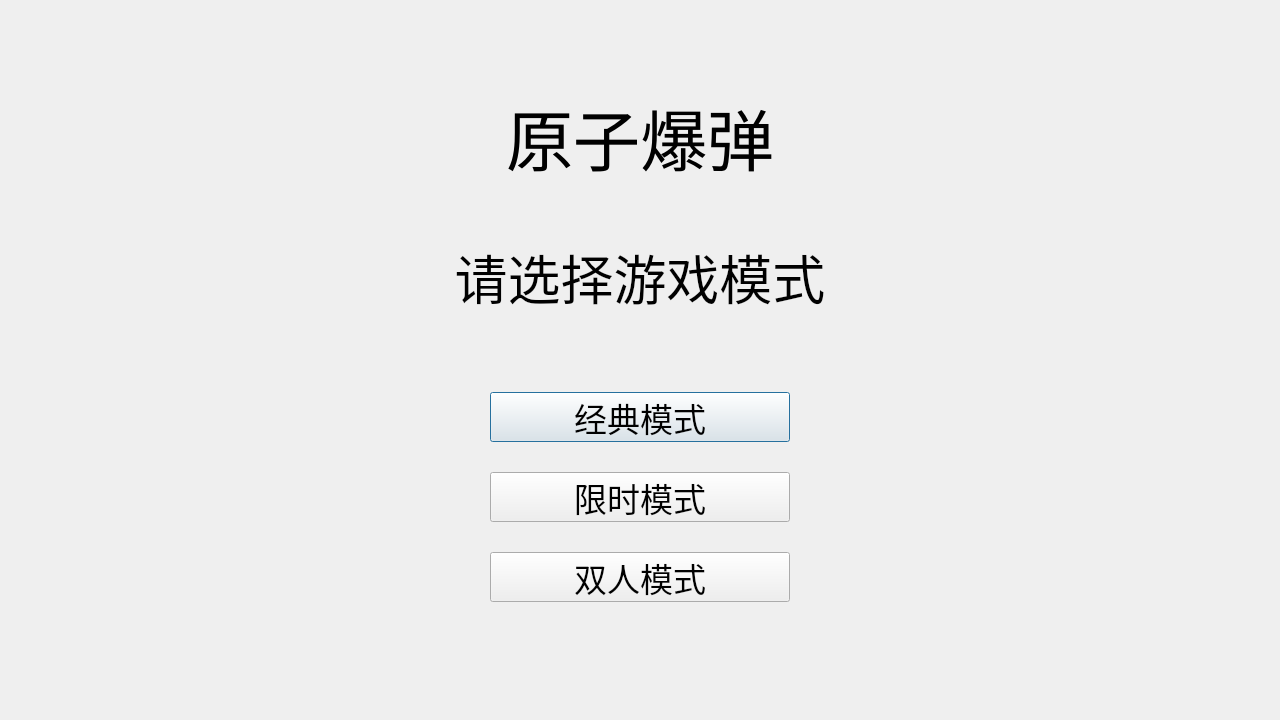
<?xml version="1.0" encoding="UTF-8"?>
<ui version="4.0">
 <class>menu1</class>
 <widget class="QDialog" name="menu1">
  <property name="geometry">
   <rect>
    <x>0</x>
    <y>0</y>
    <width>1280</width>
    <height>720</height>
   </rect>
  </property>
  <property name="minimumSize">
   <size>
    <width>1280</width>
    <height>720</height>
   </size>
  </property>
  <property name="maximumSize">
   <size>
    <width>1280</width>
    <height>720</height>
   </size>
  </property>
  <property name="windowTitle">
   <string>原子爆弹</string>
  </property>
  <property name="styleSheet">
   <string notr="true">#menu1{background-image: url(:/image/img02.jpg);}</string>
  </property>
  <widget class="QLabel" name="title_chinese">
   <property name="geometry">
    <rect>
     <x>390</x>
     <y>62</y>
     <width>500</width>
     <height>150</height>
    </rect>
   </property>
   <property name="minimumSize">
    <size>
     <width>500</width>
     <height>150</height>
    </size>
   </property>
   <property name="maximumSize">
    <size>
     <width>500</width>
     <height>150</height>
    </size>
   </property>
   <property name="font">
    <font>
     <family>黑体</family>
     <pointsize>50</pointsize>
    </font>
   </property>
   <property name="text">
    <string>原子爆弹</string>
   </property>
   <property name="textFormat">
    <enum>Qt::AutoText</enum>
   </property>
   <property name="alignment">
    <set>Qt::AlignCenter</set>
   </property>
  </widget>
  <widget class="QLabel" name="title_english">
   <property name="geometry">
    <rect>
     <x>340</x>
     <y>202</y>
     <width>600</width>
     <height>150</height>
    </rect>
   </property>
   <property name="minimumSize">
    <size>
     <width>600</width>
     <height>150</height>
    </size>
   </property>
   <property name="maximumSize">
    <size>
     <width>600</width>
     <height>150</height>
    </size>
   </property>
   <property name="font">
    <font>
     <family>黑体</family>
     <pointsize>40</pointsize>
    </font>
   </property>
   <property name="text">
    <string>请选择游戏模式</string>
   </property>
   <property name="alignment">
    <set>Qt::AlignCenter</set>
   </property>
  </widget>
  <widget class="QPushButton" name="mode1_button">
   <property name="geometry">
    <rect>
     <x>490</x>
     <y>392</y>
     <width>300</width>
     <height>50</height>
    </rect>
   </property>
   <property name="minimumSize">
    <size>
     <width>300</width>
     <height>50</height>
    </size>
   </property>
   <property name="maximumSize">
    <size>
     <width>300</width>
     <height>50</height>
    </size>
   </property>
   <property name="font">
    <font>
     <family>宋体</family>
     <pointsize>25</pointsize>
    </font>
   </property>
   <property name="text">
    <string>经典模式</string>
   </property>
  </widget>
  <widget class="QPushButton" name="mode2_button">
   <property name="geometry">
    <rect>
     <x>490</x>
     <y>472</y>
     <width>300</width>
     <height>50</height>
    </rect>
   </property>
   <property name="minimumSize">
    <size>
     <width>300</width>
     <height>50</height>
    </size>
   </property>
   <property name="maximumSize">
    <size>
     <width>300</width>
     <height>50</height>
    </size>
   </property>
   <property name="font">
    <font>
     <family>宋体</family>
     <pointsize>25</pointsize>
    </font>
   </property>
   <property name="text">
    <string>限时模式</string>
   </property>
  </widget>
  <widget class="QPushButton" name="mode3_button">
   <property name="geometry">
    <rect>
     <x>490</x>
     <y>552</y>
     <width>300</width>
     <height>50</height>
    </rect>
   </property>
   <property name="minimumSize">
    <size>
     <width>300</width>
     <height>50</height>
    </size>
   </property>
   <property name="maximumSize">
    <size>
     <width>300</width>
     <height>50</height>
    </size>
   </property>
   <property name="font">
    <font>
     <family>宋体</family>
     <pointsize>25</pointsize>
    </font>
   </property>
   <property name="text">
    <string>双人模式</string>
   </property>
  </widget>
 </widget>
 <resources/>
 <connections/>
</ui>
